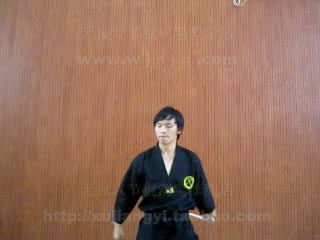
#> input picture frame 20 of test.avi, 320 x 240 px, given in place of vtest.avi, which was not available
$ python '02-稠密光流.py'
#> lines starting #> are read from the running program, lines starting #| are printed output that depends on the picture; pictures that were not available may be replaced by others from this repository, and a replacement may not be noted
# -*-coding:utf-8-*-
# @Author: Damon0626
# @Time  : 19-2-12 下午9:26
# @Email : wwymsn@163.com
# @Software: PyCharm


import cv2
import numpy as np


cap = cv2.VideoCapture('vtest.avi')
ret, frame1 = cap.read()
#> frame1 is the input picture: shape (240, 320, 3); mean B, G, R 92.4, 111.8, 151.3
prvs = cv2.cvtColor(frame1, cv2.COLOR_BGR2GRAY)
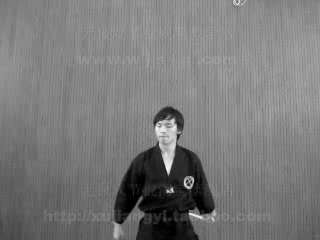
#> prvs: shape (240, 320); min 0, max 250, mean 121.4
hsv = np.zeros_like(frame1)
hsv[..., 1] = 255

while True:
	ret, frame2 = cap.read()
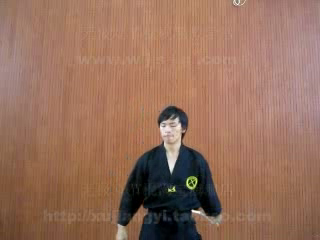
#> input picture frame 21 of test.avi, 320 x 240 px, given in place of vtest.avi, which was not available
#> frame2 is the input picture: shape (240, 320, 3); mean B, G, R 92.1, 111.6, 150.8
	next = cv2.cvtColor(frame2, cv2.COLOR_BGR2GRAY)
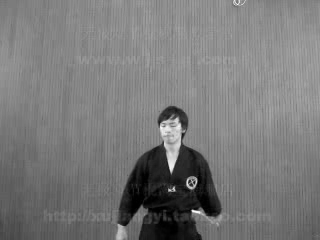
#> next: shape (240, 320); min 0, max 250, mean 121.1

	# Computes a dense optical flow using the Gunnar Farneback's algorithm.
	flow = cv2.calcOpticalFlowFarneback(prvs, next, None, 0.5, 3, 15, 3, 5, 1.2, 0)
	mag, ang = cv2.cartToPolar(flow[..., 0], flow[..., 1])
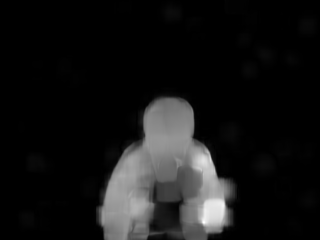
#> mag: shape (240, 320) float32; min 2.1e-09, max 8.26, mean 0.702; drawn with min black and max white
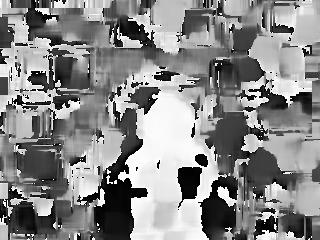
#> ang: shape (240, 320) float32; min 5.5e-06, max 6.28, mean 3.36; drawn with min black and max white
	hsv[..., 0] = ang * 180/np.pi/2
	hsv[..., 2] = cv2.normalize(mag, None, 0, 255, cv2.NORM_MINMAX)
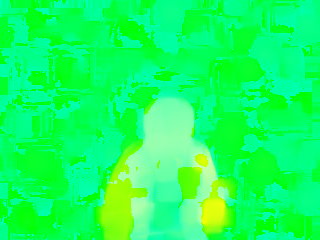
#> hsv: shape (240, 320, 3); mean of channels 0, 1, 2 95.7, 255, 21.4; drawn as B, G, R
	bgr = cv2.cvtColor(hsv, cv2.COLOR_HSV2BGR)
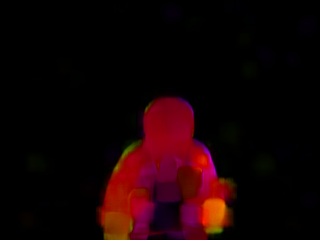
#> bgr: shape (240, 320, 3); mean B, G, R 3.8, 2.2, 21.1

	cv2.imshow('frame2', frame2)
	cv2.imshow('flow', bgr)

	if cv2.waitKey(1) == ord('q'):
#> (key q is pressed here)
		break
	prvs = next
cv2.destroyAllWindows()
cap.release()

$ run again, starting later in the video
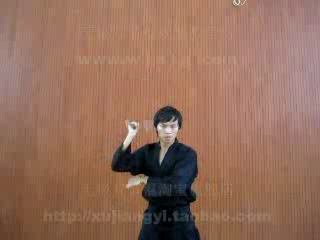
#> input picture frame 90 of test.avi, 320 x 240 px, given in place of vtest.avi, which was not available
#> frame1 is the input picture: shape (240, 320, 3); mean B, G, R 91.9, 110.2, 149.2
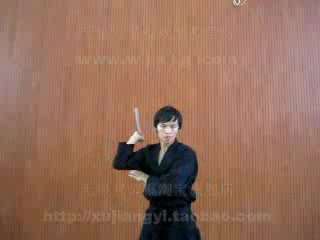
#> input picture frame 91 of test.avi, 320 x 240 px, given in place of vtest.avi, which was not available
#> frame2 is the input picture: shape (240, 320, 3); mean B, G, R 91.8, 110.2, 149.3
#> `bgr = cv2.cvtColor(hsv, cv2.COLOR_HSV2BGR)`:
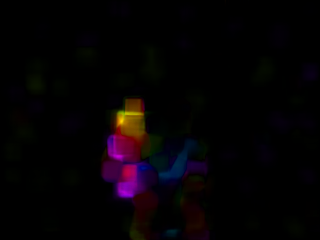
#> bgr: shape (240, 320, 3); mean B, G, R 4.2, 2.1, 5.7

$ run again, starting later in the video
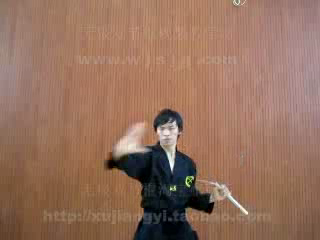
#> input picture frame 160 of test.avi, 320 x 240 px, given in place of vtest.avi, which was not available
#> frame1 is the input picture: shape (240, 320, 3); mean B, G, R 93.6, 112.5, 149.2
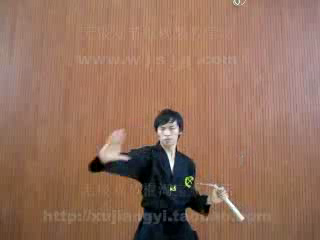
#> input picture frame 161 of test.avi, 320 x 240 px, given in place of vtest.avi, which was not available
#> frame2 is the input picture: shape (240, 320, 3); mean B, G, R 93.4, 112.3, 148.8
#> `bgr = cv2.cvtColor(hsv, cv2.COLOR_HSV2BGR)`:
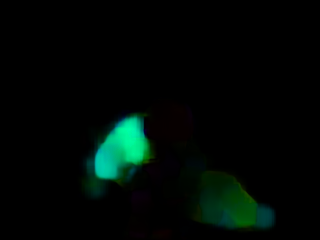
#> bgr: shape (240, 320, 3); mean B, G, R 5.1, 8.7, 0.4
